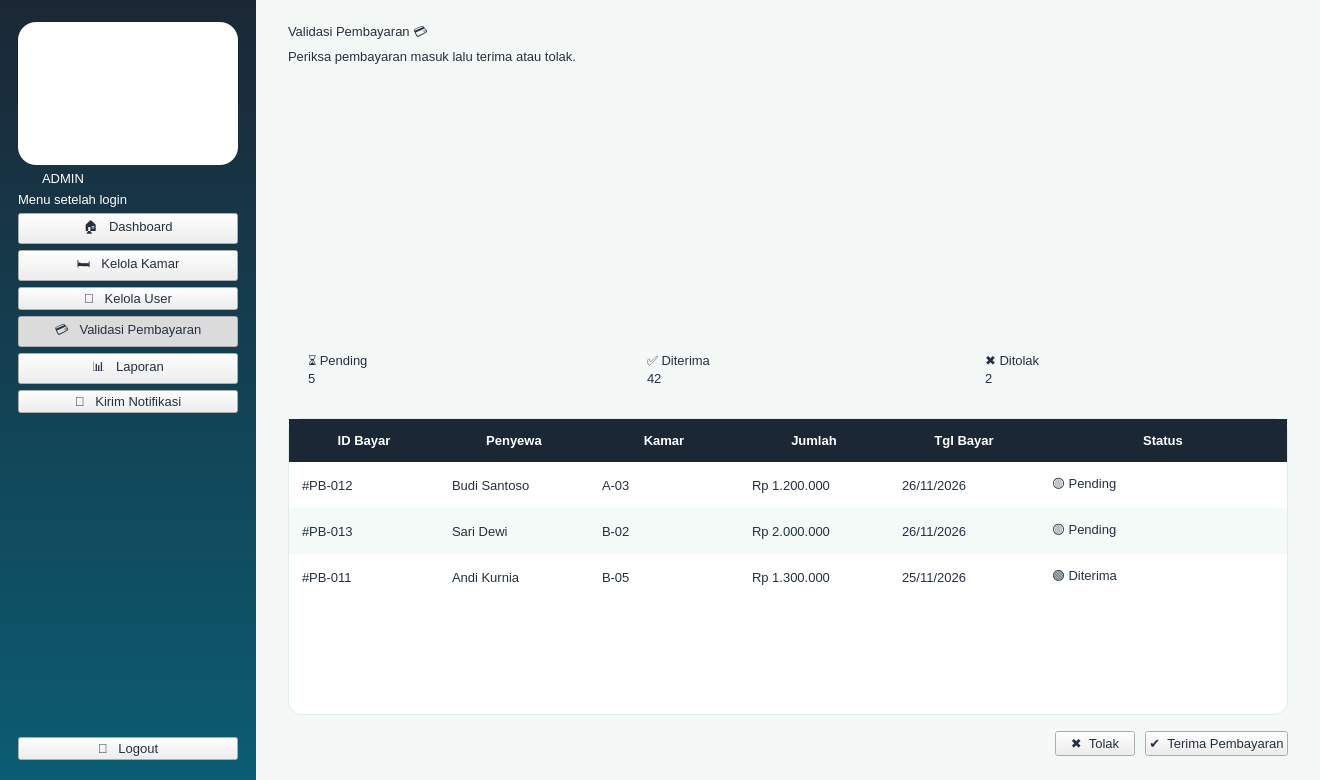
<?xml version="1.0" encoding="UTF-8"?>
<ui version="4.0">
 <class>Win_admin_validasi</class>
 <widget class="QMainWindow" name="Win_admin_validasi"><property name="geometry"><rect><x>0</x><y>0</y><width>1320</width><height>780</height></rect></property><property name="minimumSize"><size><width>1180</width><height>700</height></size></property><property name="windowTitle"><string>KOSTAY - Validasi Pembayaran</string></property><property name="styleSheet"><string notr="true">
* { font-family: 'Segoe UI', 'Inter', sans-serif; font-size: 10pt; color: #243040; }
QMainWindow, QWidget#centralwidget { background: #F4F8F7; }
QLabel { background: transparent; }
QCheckBox { background: transparent; spacing: 8px; }
QScrollArea { background: transparent; border: none; }

QFrame#loginShell { background: #FFFFFF; border-radius: 28px; }
QFrame#brandPanel { background: qlineargradient(x1:0,y1:0,x2:1,y2:1, stop:0 #E9F8F2, stop:1 #CDEFF2); border-top-left-radius: 28px; border-bottom-left-radius: 28px; }
QWidget#centralwidgetLogin { background: qlineargradient(x1:0,y1:0,x2:1,y2:1, stop:0 #1B2735, stop:0.55 #0B5D73, stop:1 #12A87B); }

QFrame#sidebarUser, QFrame#sidebarAdmin { background: qlineargradient(x1:0,y1:0,x2:0,y2:1, stop:0 #1B2735, stop:1 #0B5D73); }
QFrame#sidebarUser QLabel, QFrame#sidebarAdmin QLabel { color: #FFFFFF; }
QFrame#logoCard { background: #FFFFFF; border-radius: 18px; }
QLabel[role="roleBadge"] { background: #F7A823; color: #1B2735; border-radius: 10px; padding: 4px 12px; font-weight: 800; letter-spacing: 2px; }
QFrame#sidebarUser QLabel[role="roleBadge"], QFrame#sidebarAdmin QLabel[role="roleBadge"] { color: #1B2735; }
QLabel[role="menuHint"] { color: #9FC3CB; font-size: 9pt; }
QPushButton[nav="true"] { color: #CFE3E6; text-align: left; padding: 13px 18px; border: none; border-radius: 12px; font-weight: 600; background: transparent; }
QPushButton[nav="true"]:hover { background: rgba(255,255,255,0.10); color: #FFFFFF; }
QPushButton[nav="true"]:checked { background: qlineargradient(x1:0,y1:0,x2:1,y2:0, stop:0 #12A87B, stop:1 #2DBE7E); color: #FFFFFF; }
QPushButton[nav="logout"] { color: #FFD9A0; text-align: left; padding: 12px 18px; border: 1px solid rgba(247,168,35,0.7); border-radius: 12px; font-weight: 700; background: transparent; }
QPushButton[nav="logout"]:hover { background: #F7A823; color: #1B2735; }

QFrame[card="white"] { background: #FFFFFF; border: 1px solid #E1ECE9; border-radius: 18px; }
QFrame[card="mint"] { background: qlineargradient(x1:0,y1:0,x2:1,y2:1, stop:0 #E3F7EF, stop:1 #D2EEF3); border: none; border-radius: 18px; }
QFrame[card="green"] { background: qlineargradient(x1:0,y1:0,x2:1,y2:1, stop:0 #12A87B, stop:1 #2DBE7E); border-radius: 18px; }
QFrame[card="navy"] { background: qlineargradient(x1:0,y1:0,x2:1,y2:1, stop:0 #1B2735, stop:1 #0B5D73); border-radius: 18px; }
QFrame[card="orange"] { background: qlineargradient(x1:0,y1:0,x2:1,y2:1, stop:0 #F7A823, stop:1 #FFC857); border-radius: 18px; }
QFrame[card="teal"] { background: qlineargradient(x1:0,y1:0,x2:1,y2:1, stop:0 #0B5D73, stop:1 #12A87B); border-radius: 18px; }
QFrame[card="green"] QLabel, QFrame[card="navy"] QLabel, QFrame[card="teal"] QLabel { color: #FFFFFF; }
QFrame[card="orange"] QLabel { color: #1B2735; }

QLabel[role="title"] { font-size: 22pt; font-weight: 800; color: #1B2735; }
QLabel[role="subtitle"] { font-size: 10.5pt; color: #6B7B8C; }
QLabel[role="section"] { font-size: 13pt; font-weight: 700; color: #1B2735; }
QLabel[role="statlabel"] { font-size: 10pt; font-weight: 600; }
QLabel[role="statvalue"] { font-size: 22pt; font-weight: 800; }
QLabel[role="statsub"] { font-size: 9pt; }
QLabel[role="price"] { font-size: 14pt; font-weight: 800; color: #12A87B; }
QLabel[role="roomname"] { font-size: 12pt; font-weight: 700; color: #1B2735; }
QLabel[role="muted"] { color: #6B7B8C; }
QLabel[role="fieldlabel"] { font-weight: 600; color: #1B2735; }
QLabel[role="emoji"] { font-size: 40pt; }
QLabel[role="chip_mint"] { background: #DFF5EC; color: #0B6B55; border-radius: 12px; padding: 6px 12px; font-weight: 600; }
QLabel[role="chip_green"] { background: #12A87B; color: #FFFFFF; border-radius: 12px; padding: 5px 12px; font-weight: 700; }
QLabel[role="chip_orange"] { background: #FFF0D2; color: #A8680A; border-radius: 12px; padding: 5px 12px; font-weight: 700; }
QLabel[role="chip_navy"] { background: #E4EAF0; color: #1B2735; border-radius: 12px; padding: 5px 12px; font-weight: 700; }
QFrame[card="roomimg"] { background: qlineargradient(x1:0,y1:0,x2:1,y2:1, stop:0 #D9F3EA, stop:1 #BFE6EE); border-radius: 14px; border: none; }
QFrame[card="roomimg"] QLabel { color: #0B5D73; }

QPushButton[variant="primary"] { background: qlineargradient(x1:0,y1:0,x2:1,y2:0, stop:0 #0B5D73, stop:1 #12A87B); color: #FFFFFF; border: none; border-radius: 12px; padding: 11px 22px; font-weight: 700; }
QPushButton[variant="primary"]:hover { background: qlineargradient(x1:0,y1:0,x2:1,y2:0, stop:0 #0E7390, stop:1 #1FC490); }
QPushButton[variant="accent"] { background: #F7A823; color: #1B2735; border: none; border-radius: 12px; padding: 11px 22px; font-weight: 700; }
QPushButton[variant="accent"]:hover { background: #FFB93F; }
QPushButton[variant="danger"] { background: #FDECEC; color: #D64545; border: 1px solid #F5BCBC; border-radius: 12px; padding: 11px 22px; font-weight: 700; }
QPushButton[variant="danger"]:hover { background: #D64545; color: #FFFFFF; }
QPushButton[variant="ghost"] { background: transparent; color: #0B5D73; border: 1.5px solid #0B5D73; border-radius: 12px; padding: 10px 22px; font-weight: 700; }
QPushButton[variant="ghost"]:hover { background: #0B5D73; color: #FFFFFF; }
QPushButton[variant="link"] { background: transparent; color: #12A87B; border: none; font-weight: 700; }
QPushButton[variant="link"]:hover { color: #0B5D73; text-decoration: underline; }

QLineEdit, QComboBox, QSpinBox, QDateEdit, QTextEdit { background: #FFFFFF; border: 1.5px solid #D5E3E0; border-radius: 12px; padding: 10px 14px; selection-background-color: #12A87B; }
QLineEdit:focus, QComboBox:focus, QSpinBox:focus, QDateEdit:focus, QTextEdit:focus { border: 1.5px solid #12A87B; }
QComboBox::drop-down, QDateEdit::drop-down { border: none; width: 28px; }
QCheckBox::indicator { width: 18px; height: 18px; border-radius: 5px; border: 1.5px solid #12A87B; background: #FFFFFF; }
QCheckBox::indicator:checked { background: #12A87B; }

QTableWidget { background: #FFFFFF; border: 1px solid #E1ECE9; border-radius: 14px; gridline-color: transparent; alternate-background-color: #F4FAF8; selection-background-color: #D9F3EA; selection-color: #1B2735; }
QTableWidget::item { padding: 10px; border: none; }
QHeaderView::section { background: #1B2735; color: #FFFFFF; padding: 12px 10px; border: none; font-weight: 700; }
QListWidget { background: #FFFFFF; border: 1px solid #E1ECE9; border-radius: 14px; padding: 8px; }
QListWidget::item { padding: 14px; border-bottom: 1px solid #EEF3F2; border-radius: 10px; }
QListWidget::item:selected { background: #D9F3EA; color: #1B2735; }
QProgressBar { background: rgba(255,255,255,0.25); border: none; border-radius: 6px; }
QProgressBar::chunk { background: #F7A823; border-radius: 6px; }
QFrame[card="white"] QProgressBar { background: #E1ECE9; }
QFrame[card="white"] QProgressBar::chunk { background: #12A87B; }
QScrollBar:vertical { background: transparent; width: 10px; }
QScrollBar::handle:vertical { background: #BFD6D1; border-radius: 5px; min-height: 30px; }
QScrollBar::add-line:vertical, QScrollBar::sub-line:vertical { height: 0; }
</string></property>
<widget class="QWidget" name="centralwidget"><layout class="QHBoxLayout" name="lay546" stretch="0,1"><property name="spacing"><number>0</number></property><property name="leftMargin"><number>0</number></property><property name="topMargin"><number>0</number></property><property name="rightMargin"><number>0</number></property><property name="bottomMargin"><number>0</number></property><item>
<widget class="QFrame" name="sidebarAdmin"><property name="minimumSize"><size><width>256</width><height>0</height></size></property><property name="maximumSize"><size><width>256</width><height>16777215</height></size></property><layout class="QVBoxLayout" name="lay544"><property name="spacing"><number>6</number></property><property name="leftMargin"><number>18</number></property><property name="topMargin"><number>22</number></property><property name="rightMargin"><number>18</number></property><property name="bottomMargin"><number>20</number></property><item>
<widget class="QFrame" name="logoCard"><layout class="QVBoxLayout" name="lay540"><property name="spacing"><number>0</number></property><property name="leftMargin"><number>10</number></property><property name="topMargin"><number>10</number></property><property name="rightMargin"><number>10</number></property><property name="bottomMargin"><number>10</number></property><item>
<widget class="QLabel" name="label539"><property name="pixmap"><pixmap>images/logo.png</pixmap></property><property name="scaledContents"><bool>true</bool></property><property name="minimumSize"><size><width>176</width><height>123</height></size></property><property name="maximumSize"><size><width>176</width><height>123</height></size></property><property name="text"><string></string></property></widget>
</item>
</layout></widget>
</item>
<item>
<widget class="QLabel" name="label541"><property name="text"><string>ADMIN</string></property><property name="role" stdset="0"><string>roleBadge</string></property><property name="alignment"><set>Qt::AlignCenter</set></property><property name="maximumSize"><size><width>90</width><height>16777215</height></size></property></widget>
</item>
<item>
<widget class="QLabel" name="label542"><property name="text"><string>Menu setelah login</string></property><property name="role" stdset="0"><string>menuHint</string></property></widget>
</item>
<item>
<widget class="QPushButton" name="btnAdminDashboard"><property name="text"><string>🏠   Dashboard</string></property><property name="cursor"><cursorShape>PointingHandCursor</cursorShape></property><property name="nav" stdset="0"><string>true</string></property><property name="checkable"><bool>true</bool></property><property name="autoExclusive"><bool>true</bool></property></widget>
</item>
<item>
<widget class="QPushButton" name="btnAdminKamar"><property name="text"><string>🛏️   Kelola Kamar</string></property><property name="cursor"><cursorShape>PointingHandCursor</cursorShape></property><property name="nav" stdset="0"><string>true</string></property><property name="checkable"><bool>true</bool></property><property name="autoExclusive"><bool>true</bool></property></widget>
</item>
<item>
<widget class="QPushButton" name="btnAdminUser"><property name="text"><string>👥   Kelola User</string></property><property name="cursor"><cursorShape>PointingHandCursor</cursorShape></property><property name="nav" stdset="0"><string>true</string></property><property name="checkable"><bool>true</bool></property><property name="autoExclusive"><bool>true</bool></property></widget>
</item>
<item>
<widget class="QPushButton" name="btnAdminValidasi"><property name="text"><string>💳   Validasi Pembayaran</string></property><property name="cursor"><cursorShape>PointingHandCursor</cursorShape></property><property name="nav" stdset="0"><string>true</string></property><property name="checkable"><bool>true</bool></property><property name="autoExclusive"><bool>true</bool></property><property name="checked"><bool>true</bool></property></widget>
</item>
<item>
<widget class="QPushButton" name="btnAdminLaporan"><property name="text"><string>📊   Laporan</string></property><property name="cursor"><cursorShape>PointingHandCursor</cursorShape></property><property name="nav" stdset="0"><string>true</string></property><property name="checkable"><bool>true</bool></property><property name="autoExclusive"><bool>true</bool></property></widget>
</item>
<item>
<widget class="QPushButton" name="btnAdminNotif"><property name="text"><string>🔔   Kirim Notifikasi</string></property><property name="cursor"><cursorShape>PointingHandCursor</cursorShape></property><property name="nav" stdset="0"><string>true</string></property><property name="checkable"><bool>true</bool></property><property name="autoExclusive"><bool>true</bool></property></widget>
</item>
<item><spacer name="sp543"><property name="orientation"><enum>Qt::Vertical</enum></property><property name="sizeHint" stdset="0"><size><width>20</width><height>40</height></size></property></spacer></item>
<item>
<widget class="QPushButton" name="btnAdminLogout"><property name="text"><string>🚪   Logout</string></property><property name="cursor"><cursorShape>PointingHandCursor</cursorShape></property><property name="nav" stdset="0"><string>logout</string></property></widget>
</item>
</layout></widget>
</item>
<item>
<widget class="QWidget" name="content545"><layout class="QVBoxLayout" name="lay538"><property name="spacing"><number>16</number></property><property name="leftMargin"><number>32</number></property><property name="topMargin"><number>22</number></property><property name="rightMargin"><number>32</number></property><property name="bottomMargin"><number>24</number></property><item><layout class="QHBoxLayout" name="lay537"><property name="spacing"><number>12</number></property><property name="leftMargin"><number>0</number></property><property name="topMargin"><number>0</number></property><property name="rightMargin"><number>0</number></property><property name="bottomMargin"><number>0</number></property><item><layout class="QVBoxLayout" name="lay534"><property name="spacing"><number>4</number></property><property name="leftMargin"><number>0</number></property><property name="topMargin"><number>0</number></property><property name="rightMargin"><number>0</number></property><property name="bottomMargin"><number>0</number></property><item>
<widget class="QLabel" name="label531"><property name="text"><string>Validasi Pembayaran 💳</string></property><property name="role" stdset="0"><string>title</string></property></widget>
</item>
<item>
<widget class="QLabel" name="label532"><property name="text"><string>Periksa pembayaran masuk lalu terima atau tolak.</string></property><property name="role" stdset="0"><string>subtitle</string></property></widget>
</item>
<item><spacer name="sp533"><property name="orientation"><enum>Qt::Vertical</enum></property><property name="sizeHint" stdset="0"><size><width>20</width><height>4</height></size></property></spacer></item>
</layout></item>
<item><spacer name="sp535"><property name="orientation"><enum>Qt::Horizontal</enum></property><property name="sizeHint" stdset="0"><size><width>20</width><height>20</height></size></property></spacer></item>
<item>
<widget class="QLabel" name="label536"><property name="pixmap"><pixmap>images/mascot_1.png</pixmap></property><property name="scaledContents"><bool>true</bool></property><property name="minimumSize"><size><width>87</width><height>110</height></size></property><property name="maximumSize"><size><width>87</width><height>110</height></size></property><property name="text"><string></string></property></widget>
</item>
</layout></item>
<item><layout class="QHBoxLayout" name="lay528"><property name="spacing"><number>16</number></property><property name="leftMargin"><number>0</number></property><property name="topMargin"><number>0</number></property><property name="rightMargin"><number>0</number></property><property name="bottomMargin"><number>0</number></property><item>
<widget class="QFrame" name="frame519"><property name="card" stdset="0"><string>orange</string></property><layout class="QVBoxLayout" name="lay518"><property name="spacing"><number>2</number></property><property name="leftMargin"><number>20</number></property><property name="topMargin"><number>16</number></property><property name="rightMargin"><number>20</number></property><property name="bottomMargin"><number>16</number></property><item>
<widget class="QLabel" name="label516"><property name="text"><string>⏳ Pending</string></property><property name="role" stdset="0"><string>statlabel</string></property></widget>
</item>
<item>
<widget class="QLabel" name="label517"><property name="text"><string>5</string></property><property name="role" stdset="0"><string>statvalue</string></property></widget>
</item>
</layout></widget>
</item>
<item>
<widget class="QFrame" name="frame523"><property name="card" stdset="0"><string>green</string></property><layout class="QVBoxLayout" name="lay522"><property name="spacing"><number>2</number></property><property name="leftMargin"><number>20</number></property><property name="topMargin"><number>16</number></property><property name="rightMargin"><number>20</number></property><property name="bottomMargin"><number>16</number></property><item>
<widget class="QLabel" name="label520"><property name="text"><string>✅ Diterima</string></property><property name="role" stdset="0"><string>statlabel</string></property></widget>
</item>
<item>
<widget class="QLabel" name="label521"><property name="text"><string>42</string></property><property name="role" stdset="0"><string>statvalue</string></property></widget>
</item>
</layout></widget>
</item>
<item>
<widget class="QFrame" name="frame527"><property name="card" stdset="0"><string>navy</string></property><layout class="QVBoxLayout" name="lay526"><property name="spacing"><number>2</number></property><property name="leftMargin"><number>20</number></property><property name="topMargin"><number>16</number></property><property name="rightMargin"><number>20</number></property><property name="bottomMargin"><number>16</number></property><item>
<widget class="QLabel" name="label524"><property name="text"><string>✖ Ditolak</string></property><property name="role" stdset="0"><string>statlabel</string></property></widget>
</item>
<item>
<widget class="QLabel" name="label525"><property name="text"><string>2</string></property><property name="role" stdset="0"><string>statvalue</string></property></widget>
</item>
</layout></widget>
</item>
</layout></item>
<item>
<widget class="QTableWidget" name="tblValidasi"><property name="alternatingRowColors"><bool>true</bool></property><property name="editTriggers"><set>QAbstractItemView::NoEditTriggers</set></property><property name="selectionBehavior"><enum>QAbstractItemView::SelectRows</enum></property><property name="showGrid"><bool>false</bool></property><attribute name="horizontalHeaderStretchLastSection"><bool>true</bool></attribute><attribute name="horizontalHeaderDefaultSectionSize"><number>150</number></attribute><attribute name="verticalHeaderDefaultSectionSize"><number>46</number></attribute><attribute name="verticalHeaderVisible"><bool>false</bool></attribute><row/><row/><row/><column><property name="text"><string>ID Bayar</string></property></column><column><property name="text"><string>Penyewa</string></property></column><column><property name="text"><string>Kamar</string></property></column><column><property name="text"><string>Jumlah</string></property></column><column><property name="text"><string>Tgl Bayar</string></property></column><column><property name="text"><string>Status</string></property></column><item row="0" column="0"><property name="text"><string>#PB-012</string></property></item>
<item row="0" column="1"><property name="text"><string>Budi Santoso</string></property></item>
<item row="0" column="2"><property name="text"><string>A-03</string></property></item>
<item row="0" column="3"><property name="text"><string>Rp 1.200.000</string></property></item>
<item row="0" column="4"><property name="text"><string>26/11/2026</string></property></item>
<item row="0" column="5"><property name="text"><string>🟡 Pending</string></property></item>
<item row="1" column="0"><property name="text"><string>#PB-013</string></property></item>
<item row="1" column="1"><property name="text"><string>Sari Dewi</string></property></item>
<item row="1" column="2"><property name="text"><string>B-02</string></property></item>
<item row="1" column="3"><property name="text"><string>Rp 2.000.000</string></property></item>
<item row="1" column="4"><property name="text"><string>26/11/2026</string></property></item>
<item row="1" column="5"><property name="text"><string>🟡 Pending</string></property></item>
<item row="2" column="0"><property name="text"><string>#PB-011</string></property></item>
<item row="2" column="1"><property name="text"><string>Andi Kurnia</string></property></item>
<item row="2" column="2"><property name="text"><string>B-05</string></property></item>
<item row="2" column="3"><property name="text"><string>Rp 1.300.000</string></property></item>
<item row="2" column="4"><property name="text"><string>25/11/2026</string></property></item>
<item row="2" column="5"><property name="text"><string>🟢 Diterima</string></property></item>
</widget>
</item>
<item><layout class="QHBoxLayout" name="lay530"><property name="spacing"><number>10</number></property><property name="leftMargin"><number>0</number></property><property name="topMargin"><number>0</number></property><property name="rightMargin"><number>0</number></property><property name="bottomMargin"><number>0</number></property><item><spacer name="sp529"><property name="orientation"><enum>Qt::Horizontal</enum></property><property name="sizeHint" stdset="0"><size><width>20</width><height>20</height></size></property></spacer></item>
<item>
<widget class="QPushButton" name="btnTolakBayar"><property name="text"><string>✖  Tolak</string></property><property name="cursor"><cursorShape>PointingHandCursor</cursorShape></property><property name="variant" stdset="0"><string>danger</string></property></widget>
</item>
<item>
<widget class="QPushButton" name="btnTerimaBayar"><property name="text"><string>✔  Terima Pembayaran</string></property><property name="cursor"><cursorShape>PointingHandCursor</cursorShape></property><property name="variant" stdset="0"><string>primary</string></property></widget>
</item>
</layout></item>
</layout></widget>
</item>
</layout></widget>
</widget>
 <resources/>
 <connections/>
</ui>
